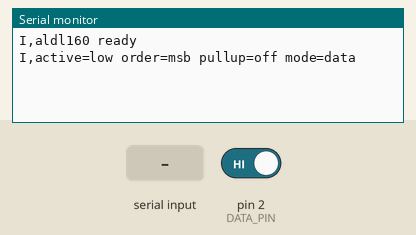
A sketch run on a simulated Arduino Uno, built with avr-gcc and run on an emulated ATmega328P. Parts: the last lines printed to the serial monitor. Inputs (shaded band) come from the test bench; at power-on: pin 2 (DATA_PIN) HIGH.

Above: at 1.2 s.
1.3 s: "p" received over Serial
At 2.0 s:
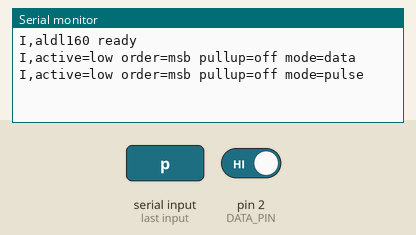
2.8 s: pin 2 (DATA_PIN) driven HIGH
At 3.1 s:
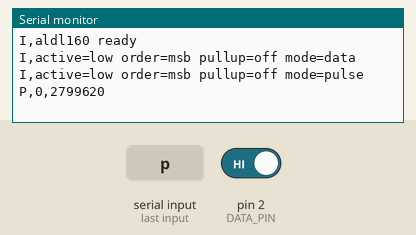
5.8 s: "i" received over Serial
At 6.6 s:
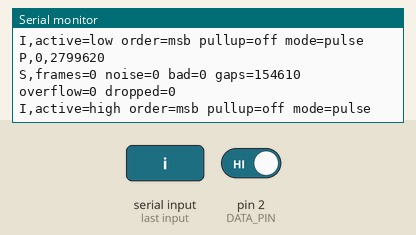
7.3 s: "d" received over Serial
At 7.8 s:
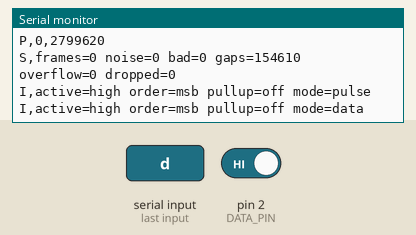
8.8 s: "b" received over Serial
At 9.8 s:
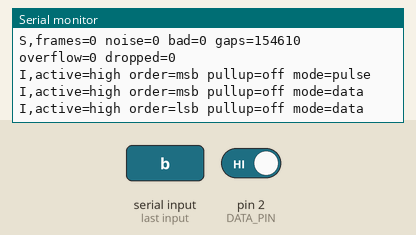
10.3 s: "u" received over Serial
At 11.2 s:
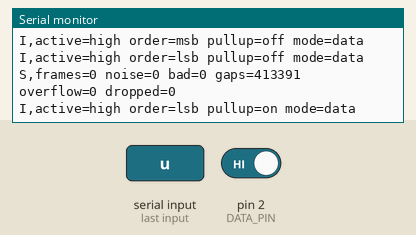

Measured:
- after the input at 1.3 s, the serial monitor: prints a new line at once (image 1)
- after the input at 2.8 s, the serial monitor: prints a new line at once (image 2)
- after the input at 5.8 s, the serial monitor: prints a new line at once (image 3)
- after the input at 7.3 s, the serial monitor: prints a new line at once (image 4)
- after the input at 8.8 s, the serial monitor: prints a new line at once (image 5)
- after the input at 10.3 s, the serial monitor: prints a new line at once (image 6)

The sketch:

aldl160.ino
```cpp
// aldl160.ino - reads the 160 baud ALDL stream from a GM OBD1 ECM
// (e.g. the 1988 Pontiac Fiero 2.8 V6) and sends it to a computer over USB.
//
// Wiring (see ../../WIRING.md):  ALDL pin E -> 10k resistor -> Arduino D2
//                                ALDL pin A -> Arduino GND
//
// Output over USB serial at 115200 baud, one line per message:
//   D,<len>,<hex bytes>     a decoded data frame, e.g. D,20,0A1B...
//   P,<level>,<us>          a raw pulse (pulse mode only)
//   S,<stats>               error counters, once every 5 seconds
//   I,<text>                info
//
// Commands you can type in the Serial Monitor (or the Python app sends):
//   p  = pulse mode (print every raw pulse, for checking the signal)
//   d  = data mode (default, print decoded frames)
//   i  = invert: swap which line level counts as "active"
//   b  = swap bit order (MSB first <-> LSB first)
//   u  = toggle the internal pull-up resistor on D2

#include "aldl_decoder.h"

const uint8_t DATA_PIN = 2;   // must be an interrupt pin (D2 or D3 on Uno/Nano)

Aldl160Decoder decoder;

// Ring buffer filled by the interrupt with (level, duration) pairs.
const uint8_t RB_SIZE = 64;
volatile uint8_t rbLevel[RB_SIZE];
volatile uint32_t rbUs[RB_SIZE];
volatile uint8_t rbHead = 0, rbTail = 0;
volatile uint32_t lastEdgeUs = 0;
volatile uint32_t rbDropped = 0;

bool pulseMode = false;
bool pullup = false;
uint32_t lastStats = 0;
uint32_t framesOut = 0;

void onEdge() {
  uint32_t now = micros();
  uint8_t levelNow = digitalRead(DATA_PIN);
  uint8_t next = (uint8_t)((rbHead + 1) % RB_SIZE);
  if (next == rbTail) { rbDropped++; lastEdgeUs = now; return; }
  rbLevel[rbHead] = !levelNow;          // the level that just ENDED
  rbUs[rbHead] = now - lastEdgeUs;      // how long it lasted
  rbHead = next;
  lastEdgeUs = now;
}

void printHex(uint8_t b) {
  const char *h = "0123456789ABCDEF";
  Serial.write(h[b >> 4]);
  Serial.write(h[b & 0x0F]);
}

void printSettings() {
  Serial.print(F("I,active="));
  Serial.print(decoder.activeLevel ? F("high") : F("low"));
  Serial.print(F(" order="));
  Serial.print(decoder.msbFirst ? F("msb") : F("lsb"));
  Serial.print(F(" pullup="));
  Serial.print(pullup ? F("on") : F("off"));
  Serial.print(F(" mode="));
  Serial.println(pulseMode ? F("pulse") : F("data"));
}

void handleCommand(char c) {
  switch (c) {
    case 'p': pulseMode = true; break;
    case 'd': pulseMode = false; break;
    case 'i': decoder.activeLevel ^= 1; decoder.reset(); break;
    case 'b': decoder.msbFirst = !decoder.msbFirst; decoder.reset(); break;
    case 'u':
      pullup = !pullup;
      pinMode(DATA_PIN, pullup ? INPUT_PULLUP : INPUT);
      break;
    default: return;
  }
  printSettings();
}

void setup() {
  Serial.begin(115200);
  pinMode(DATA_PIN, INPUT);
  lastEdgeUs = micros();
  attachInterrupt(digitalPinToInterrupt(DATA_PIN), onEdge, CHANGE);
  Serial.println(F("I,aldl160 ready"));
  printSettings();
}

void loop() {
  while (Serial.available()) handleCommand((char)Serial.read());

  while (rbTail != rbHead) {
    noInterrupts();
    uint8_t level = rbLevel[rbTail];
    uint32_t us = rbUs[rbTail];
    rbTail = (uint8_t)((rbTail + 1) % RB_SIZE);
    interrupts();

    if (pulseMode) {
      Serial.print(F("P,"));
      Serial.print(level);
      Serial.print(',');
      Serial.println(us);
      continue;
    }
    if (decoder.feedPulse(level, us)) {
      framesOut++;
      Serial.print(F("D,"));
      Serial.print(decoder.frameLen);
      Serial.print(',');
      for (uint8_t i = 0; i < decoder.frameLen; i++) printHex(decoder.frame[i]);
      Serial.println();
    }
  }

  // If the line has been quiet for a long time, tell the decoder.
  noInterrupts();
  uint32_t quietUs = micros() - lastEdgeUs;
  interrupts();
  if (quietUs > 3 * decoder.bitPeriodUs) decoder.feedPulse(!decoder.activeLevel, quietUs);

  if (millis() - lastStats > 5000) {
    lastStats = millis();
    Serial.print(F("S,frames="));   Serial.print(framesOut);
    Serial.print(F(" noise="));     Serial.print(decoder.noisePulses);
    Serial.print(F(" bad="));       Serial.print(decoder.badPulses);
    Serial.print(F(" gaps="));      Serial.print(decoder.gapResets);
    Serial.print(F(" overflow="));  Serial.print(decoder.overflows);
    Serial.print(F(" dropped="));   Serial.println(rbDropped);
  }
}
```

aldl_decoder.h
```cpp
// aldl_decoder.h - decoder for GM's 160 baud ALDL data stream.
//
// Plain C++ (no Arduino calls) so it can be unit tested on a PC.
//
// How the 160 baud stream works (as commonly documented for early GM ECMs):
//   - One bit every 6.25 ms (160 bits per second).
//   - Every bit starts with the line going to its "active" level. A SHORT
//     active pulse is a 0, a LONG active pulse is a 1.
//   - A frame starts with a sync of nine 1 bits in a row.
//   - Each data byte is sent as a 0 "start" bit followed by 8 data bits.
//     Because every byte begins with a 0, nine 1s in a row can only be sync.
//
// GM's spec ("G.M. unidirectional serial data format", 160 baud):
//   - each bit starts with a high-to-low transition; low = driver on (active-low)
//   - a 0 bit stays low 0.2-1.4 ms, a 1 bit stays low 2.4-5.7 ms
//   - the receiver samples at 1.5-2.3 ms; bytes are highest-order bit first
// The settings below default to that; activeLevel/msbFirst can be flipped for
// interfaces that invert the signal.

#ifndef ALDL_DECODER_H
#define ALDL_DECODER_H

#include <stdint.h>
#include <string.h>

class Aldl160Decoder {
 public:
  static const uint8_t MAX_BYTES = 64;
  static const uint8_t SYNC_ONES = 9;

  // Settings (change before use if needed).
  uint8_t activeLevel = 0;        // 0 = active-low, 1 = active-high
  uint32_t bitPeriodUs = 6250;    // 160 baud
  uint32_t thresholdUs = 1900;    // active pulse longer than this = 1 (GM samples 1.5-2.3 ms)
  uint32_t minPulseUs = 150;      // shorter = noise, ignored
  bool msbFirst = true;

  // Result of the last completed frame.
  uint8_t frame[MAX_BYTES];
  uint8_t frameLen = 0;

  // Error counters, handy for checking wiring/settings.
  uint32_t noisePulses = 0;
  uint32_t badPulses = 0;     // active pulse longer than a whole bit
  uint32_t gapResets = 0;
  uint32_t overflows = 0;

  void reset() {
    state_ = HUNT;
    ones_ = 0;
    len_ = 0;
    cur_ = 0;
    nbits_ = 0;
  }

  // Feed one measured pulse: the line sat at `level` for `us` microseconds.
  // Returns true when a complete frame is ready in frame[]/frameLen.
  bool feedPulse(uint8_t level, uint32_t us) {
    if (level == activeLevel) {
      if (us < minPulseUs) { noisePulses++; return false; }
      if (us > bitPeriodUs + bitPeriodUs / 2) { badPulses++; reset(); return false; }
      return feedBit(us > thresholdUs ? 1 : 0);
    }
    // Idle level. A gap much longer than a bit means the stream stopped.
    if (us > 3 * bitPeriodUs) { gapResets++; reset(); }
    return false;
  }

  // Feed one already-decoded bit. Returns true when a frame is complete.
  bool feedBit(uint8_t bit) {
    switch (state_) {
      case HUNT:
        if (bit) {
          if (ones_ < 255) ones_++;
        } else {
          if (ones_ >= SYNC_ONES) startByte();  // this 0 is the first start bit
          ones_ = 0;
        }
        return false;

      case DATA:
        if (msbFirst) cur_ = (uint8_t)((cur_ << 1) | bit);
        else cur_ = (uint8_t)(cur_ | (bit << nbits_));
        if (++nbits_ == 8) {
          if (len_ >= MAX_BYTES) { overflows++; reset(); return false; }
          buf_[len_++] = cur_;
          state_ = EXPECT_START;
        }
        return false;

      case EXPECT_START:
        if (!bit) { startByte(); return false; }
        // A 1 where a start bit should be = the next sync has begun.
        {
          bool ok = len_ > 0;
          if (ok) { memcpy(frame, buf_, len_); frameLen = len_; }
          reset();
          ones_ = 1;
          return ok;
        }
    }
    return false;
  }

 private:
  enum State { HUNT, DATA, EXPECT_START };
  State state_ = HUNT;
  uint8_t ones_ = 0;
  uint8_t buf_[MAX_BYTES];
  uint8_t len_ = 0;
  uint8_t cur_ = 0;
  uint8_t nbits_ = 0;

  void startByte() {
    if (state_ == HUNT) len_ = 0;
    state_ = DATA;
    cur_ = 0;
    nbits_ = 0;
  }
};

#endif
```
